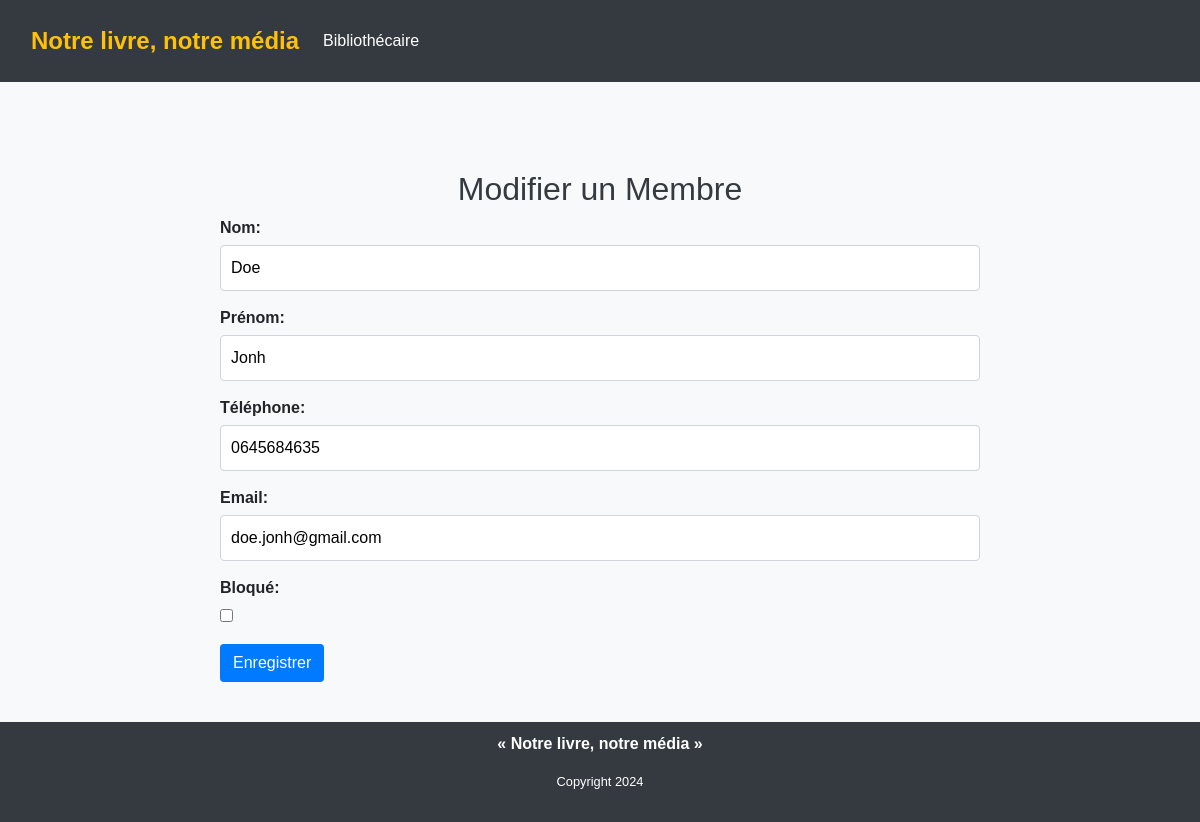
Page /bibliothecaire/accueil/modifier_membre/1/ on the committed database.
### bibliothecaire/models.py (models this page shows, shortened)
class Membre(models.Model):
    nom = models.CharField(max_length=100)
    prenom = models.CharField(max_length=100, default='DefaultPrenom')
    phone = models.CharField(max_length=10, default='0746764646')  # Ajoutez une valeur par défaut ici
    email = models.EmailField(default='example@example.com')
    bloque = models.BooleanField(default=False)

### bibliothecaire/views.py (the view)
# urls.py: path('accueil/modifier_membre/<int:pk>/', views.modifier_membre, name='modifier_membre'),
def modifier_membre(request, pk):
    membre = get_object_or_404(Membre, pk=pk)
    if request.method == 'POST':
        form = MembreForm(request.POST, instance=membre)
        if form.is_valid():
            form.save()
            return redirect('liste_membres')
    else:
        form = MembreForm(instance=membre)
    return render(request, 'modifier_membre.html', {'form': form})

### bibliothecaire/forms.py
class MembreForm(forms.ModelForm):
    class Meta:
        model = Membre
        fields = ['nom','prenom','phone', 'email', 'bloque']

### bibliothecaire/templates/modifier_membre.html (shortened to what this page needs)
{% extends "base.html" %}
{% load static %}
{% block css_files %}
    <link rel="stylesheet" href="{% static 'modifier_membre.css' %}" />
{% endblock %}
{% block content %}
<div class="container mt-5">
    <h2>Modifier un Membre</h2>
    <form action="{% url 'modifier_membre' form.instance.pk %}" method="post">
        <div class="form-group">
            <label for="id_nom">Nom:</label>
            {{ form.nom }}
        </div>
        <div class="form-group">
            <label for="id_prenom">Prénom:</label>
            {{ form.prenom }}
        </div>
        <div class="form-group">
            <label for="id_phone">Téléphone:</label>
            {{ form.phone }}
        </div>
        <div class="form-group">
            <label for="id_email">Email:</label>
            {{ form.email }}
        </div>
        <div class="form-group">
            <label for="id_bloque">Bloqué:</label>
            {{ form.bloque }}
        </div>
        <input type="submit" value="Enregistrer" class="btn btn-primary">
    </form>
</div>
{% endblock %}

### static/base.css (style rules this page uses)
body { font-family: Arial, sans-serif; background-color: #f8f9fa; margin: 0; padding: 0; display: grid; grid-template-rows: auto 1fr auto; height: 100%; }

### bibliothecaire/static/modifier_membre.css (style rules this page uses)
body { font-family: Arial, sans-serif; background-color: #f8f9fa; margin: 0; padding: 0; }
.container { max-width: 800px; margin: 0 auto; padding: 20px; }
h2 { text-align: center; color: #343a40; }
.form-group { margin-bottom: 15px; }
.form-group label { display: block; margin-bottom: 5px; font-weight: bold; }
.form-group input[type="text"], .form-group input[type="email"], .form-group input[type="tel"], .form-group input[type="checkbox"] { width: 100%; padding: 10px; border: 1px solid #ced4da; border-radius: 4px; box-sizing: border-box; }
.form-group input[type="checkbox"] { width: auto; }
.btn { display: inline-block; font-weight: 400; color: #fff; text-align: center; vertical-align: middle; cursor: pointer; background-color: #007bff; border: 1px solid transparent; padding: 0.375rem 0.75rem; font-size: 1rem; line-height: 1.5; border-radius: 0.25rem; transition: color 0.15s ease-in-out, background-color 0.15s ease-in-out, border-color 0.15s ease-in-out, box-shadow 0.15s ease-in-out; }

### rows in the picture
Membre: nom "Doe", prenom "Jonh", phone "0645684635", email "doe.jonh@gmail.com"
